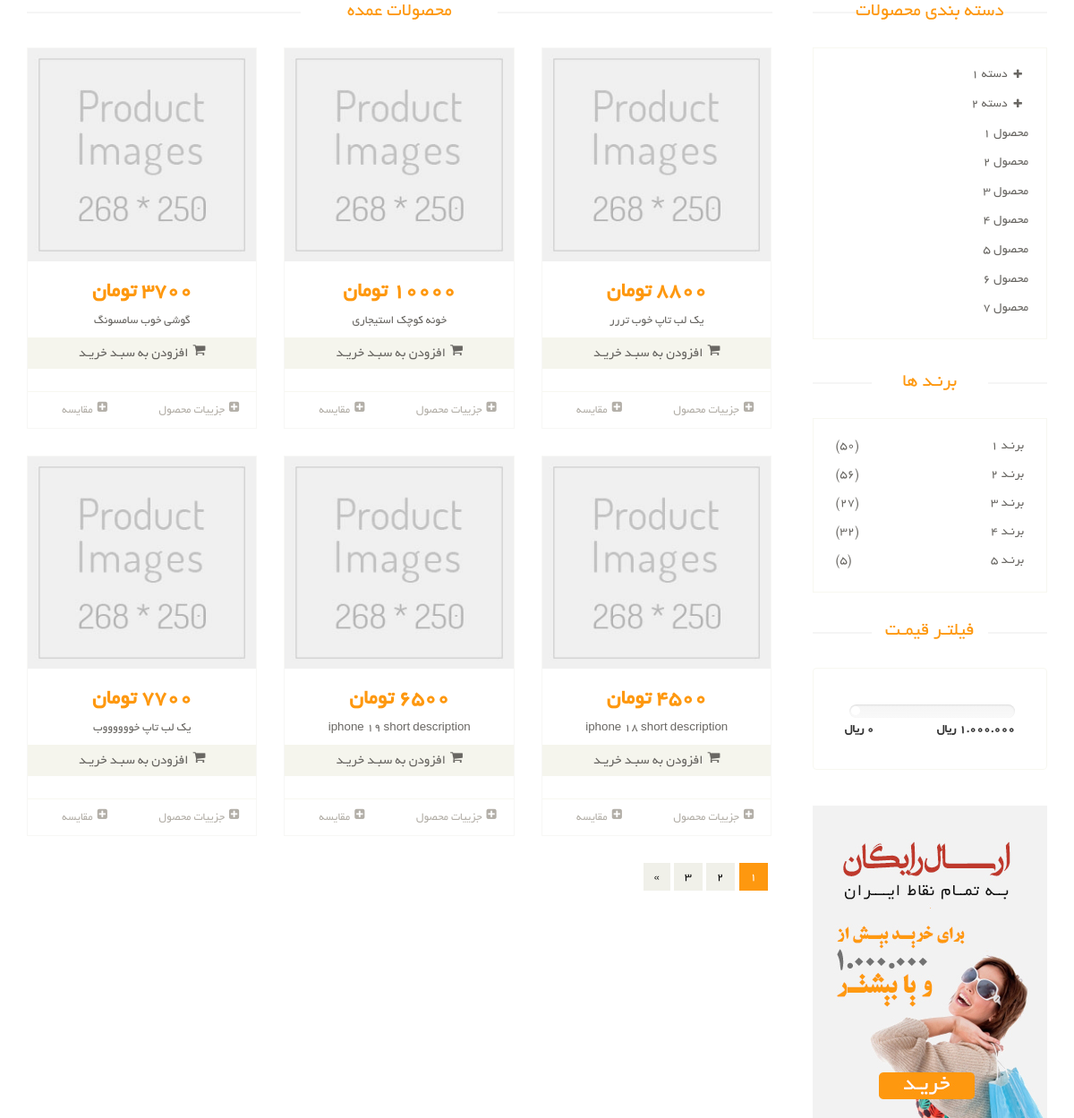
Page /eshop/ on the committed database.
### eshop/models.py (models this page shows, shortened)
class Product(models.Model):
    name = models.CharField(max_length=200, verbose_name="نام محصول", unique=True)
    price = models.IntegerField(verbose_name="قیمت")
    short_description = models.CharField(max_length=300, null=True, blank=True, verbose_name='توضیحات کوتاه')
    description = models.TextField(null=True, blank=True, verbose_name='توضیحات مفصل')
    categories = models.ManyToManyField(ProductCategory, verbose_name='دسته بندی ها', related_name='categories')
    brand = models.ForeignKey(ProductBrand,on_delete=models.CASCADE, verbose_name='برند', null=True, blank=True)
    hashtags = models.ManyToManyField(HashtagP, verbose_name='هشتگ ها', related_name='hashtags')
    slug = models.SlugField(default='', null=False, verbose_name='url محصول', max_length=200, unique=True)
    is_active = models.BooleanField(default=False, verbose_name='فعال/غیرفعال')
    is_delete = models.BooleanField(default=False, verbose_name='حذف شده/نشده')
    class Meta:
        verbose_name = 'محصول'
        verbose_name_plural = 'محصولات'

### eshop/views.py (the view)
# urls.py: path('', views.product_list, name='product_list'),
def product_list(request):
    products = Product.objects.all().order_by('-id')[:6]
    return render(request, 'eshop/product_list.html', {
        'products': products,
    })

### eshop/templates/eshop/product_list.html (shortened to what this page needs)
{% extends 'shared/base_layout.html' %}
{% load static %}
{% block content %}
<section>
		<div class="container">
			<div class="row">
				<div class="col-sm-9 padding-right">
					<div class="features_items">
						<h2 class="title text-center">محصولات عمده</h2>
                        {% for product in products %}
                            {% include 'partials/product_item_partial.html' with product=product %}
                        {% endfor %}
                        <div class="clearfix"></div>
						<ul class="pagination">
							<li class="active"><a href="">1</a></li>
							<li><a href="">2</a></li>
							<li><a href="">3</a></li>
							<li><a href="">»</a></li>
						</ul>
					</div>
				</div>
				<div class="col-sm-3">
					<div class="left-sidebar">
						<h2>دسته بندی محصولات</h2>
						<div class="panel-group category-products" id="accordian">
							<div class="panel panel-default">
								<div class="panel-heading">
									<h4 class="panel-title">
										<a data-toggle="collapse" data-parent="#accordian" href="#sportswear">
											<span class="badge pull-right"><i class="fa fa-plus"></i></span>
											دسته 1
										</a>
									</h4>
								</div>
							</div>
							<div class="panel panel-default">
								<div class="panel-heading">
									<h4 class="panel-title">
										<a data-toggle="collapse" data-parent="#accordian" href="#mens">
											<span class="badge pull-right"><i class="fa fa-plus"></i></span>
											دسته 2
										</a>
									</h4>
								</div>
							</div>
							<div class="panel panel-default">
								<div class="panel-heading">
									<h4 class="panel-title"><a href="#">محصول 1</a></h4>
								</div>
							</div>
							<div class="panel panel-default">
								<div class="panel-heading">
									<h4 class="panel-title"><a href="#">محصول 2</a></h4>
								</div>
							</div>
							<div class="panel panel-default">
								<div class="panel-heading">
									<h4 class="panel-title"><a href="#">محصول 3</a></h4>
								</div>
							</div>
							<div class="panel panel-default">
								<div class="panel-heading">
									<h4 class="panel-title"><a href="#">محصول 4</a></h4>
								</div>
							</div>
							<div class="panel panel-default">
								<div class="panel-heading">
									<h4 class="panel-title"><a href="#">محصول 5</a></h4>
								</div>
							</div>
							<div class="panel panel-default">
								<div class="panel-heading">
									<h4 class="panel-title"><a href="#">محصول 6</a></h4>
								</div>
							</div>
							<div class="panel panel-default">
								<div class="panel-heading">
									<h4 class="panel-title"><a href="#">محصول 7</a></h4>
								</div>
							</div>
						</div>
						<div class="brands_products">
							<h2>برنـد ها</h2>
							<div class="brands-name">
								<ul class="nav nav-pills nav-stacked">
									<li><a href=""> <span class="pull-left">(50)</span>برنـد 1</a></li>
									<li><a href=""> <span class="pull-left">(56)</span>برنـد 2</a></li>
									<li><a href=""> <span class="pull-left">(27)</span>برنـد 3</a></li>
									<li><a href=""> <span class="pull-left">(32)</span>برنـد 4</a></li>
									<li><a href=""> <span class="pull-left">(5)</span>برنـد 5</a></li>
								</ul>
							</div>
						</div>
						<div class="price-range">
							<h2>فیلتـر قیمـت</h2>
							<div class="well">
								 <div class="slider slider-horizontal" style="width: 176px;"></div><br>
								 <b>1.000.000 ريال</b> <b class="pull-left">0 ريال</b>
							</div>
						</div>
						<div class="shipping text-center">
							<img src="/static/images/home/shipping.jpg" alt="">
						</div>
					</div>
				</div>
			</div>
		</div>
	</section>
{% endblock %}

### eshop/templates/partials/product_item_partial.html (shortened to what this page needs)
<div class="col-sm-4">
    <div class="product-image-wrapper">
        <div class="single-products">
            <div class="productinfo text-center">
                <img src="/static/images/shop/product.jpg" alt="">
                <h2>{{ product.price }} تومان</h2>
                <p>{{ product.short_description }}</p>
                <a href="#" class="btn btn-default add-to-cart"><i class="fa fa-shopping-cart"></i>افزودن به سبـد خریـد</a>
            </div>
            <div class="product-overlay">
                <div class="overlay-content">
                </div>
            </div>
        </div>
        <div class="choose">
            <ul class="nav nav-pills nav-justified">
                <li><a href="{% url 'product_detail' slug=product.slug %}"><i class="fa fa-plus-square"></i>جزییات محصول</a>
                </li>
                <li><a href=""><i class="fa fa-plus-square"></i>مقایسه</a></li>
            </ul>
        </div>
    </div>
</div>

### static/css/price-range.css (style rules this page uses)
.slider { display: inline-block; vertical-align: middle; position: relative; }
.slider.slider-horizontal { width: 210px; height: 20px; }

### rows in the picture
Product: price "3700", short_description "گوشی خوب سامسونگ"
Product: price "10000", short_description "خونه کوچک استیجاری"
Product: price "8800", short_description "یک لب تاپ خوب تررر"
Product: price "7700", short_description "یک لب تاپ خووووووب"
Product: price "6500", short_description "iphone 19 short description"
Product: price "4500", short_description "iphone 18 short description"
